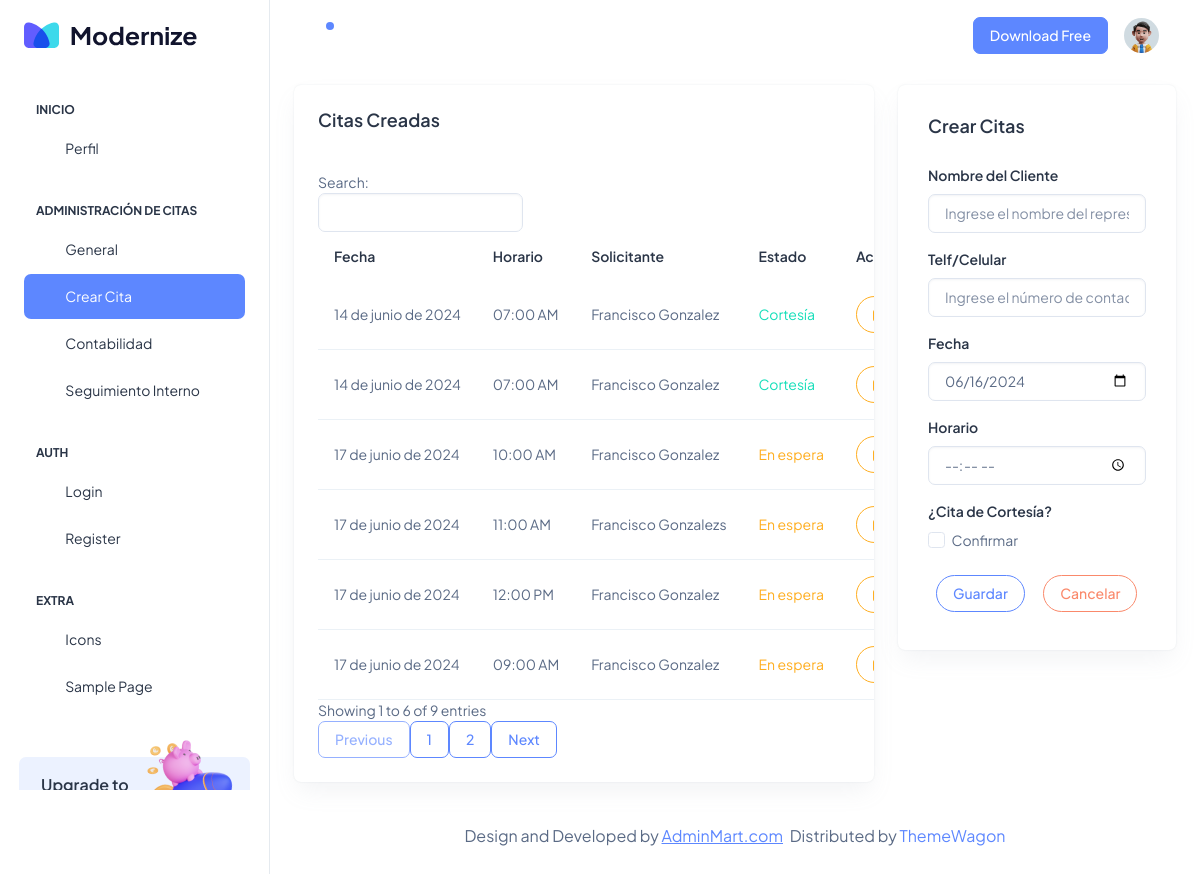
The app's page /adci_fechacitas/ (signed in) with its own data.
### Aplicaciones/Citas/models.py (models this page shows, shortened)
class CitaSol(models.Model):
    id=models.AutoField(primary_key=True)
    fech_da=models.DateField()
    time_da=models.TimeField()
    cort_da=models.BooleanField(default=False)
    nom_da=models.CharField(max_length=150)
    telf_da=models.CharField(max_length=10)
    est_da=models.BooleanField(default=False)

### Aplicaciones/Citas/views.py (the view)
# urls.py: path('adci_fechacitas/',views.adci_fechacitas),
@login_required
@custom_login_required
def adci_fechacitas (request):
    horariobdd=DiaHorario.objects.all()
    horabdd=HorasDia.objects.all()
    citabdd=CitaSol.objects.all()
    return render(request,'adci_fechacitas.html',{'horarios':horariobdd,'horas':horabdd,'citas':citabdd})

### Aplicaciones/Citas/templates/adci_fechacitas.html (shortened to what this page needs)
{% extends 'adci_plantilla.html' %}
{% block usci_contenido %}
<div class="col-lg-8">
  <div class="row">
    <div class="col-lg-12">
      <div class="card overflow-hidden">
        <div class="card-body p-4">
          <h5 class="card-title mb-9 fw-semibold">Citas Creadas</h5><br>
          <div class="row align-items-center">
            <table id="tbl_horarios" class="table text-nowrap mb-0 align-middle">
              <thead class="text-dark fs-4">
                <tr>
                  <th class="border-bottom-0">
                    <h6 class="fw-semibold mb-0">Fecha</h6>
                  </th>
                  <th class="border-bottom-0">
                    <h6 class="fw-semibold mb-0">Horario</h6>
                  </th>
                  <th class="border-bottom-0">
                    <h6 class="fw-semibold mb-0">Solicitante</h6>
                  </th>
                  <th class="border-bottom-0">
                    <h6 class="fw-semibold mb-0">Estado</h6>
                  </th>
                  <th class="border-bottom-0">
                    <h6 class="fw-semibold mb-0">Acción</h6>
                  </th>
                </tr>
              </thead>
              <tbody>
                {% for cita in citas %}
                  <tr>
                      <td>{{ cita.fech_da }}</td>
                      <td>
                          {% if cita.time_da.hour < 12 %}
                              {{ cita.time_da|time:"h:i" }} AM
                          {% else %}
                              {{ cita.time_da|time:"h:i" }} PM
                          {% endif %}
                      </td>
                      <td>{{cita.nom_da}}</td>
                      <td>
                        {% if cita.cort_da %}
                          <span class="text-success">Cortesía</span>
                        {% else %}
                          {% if cita.est_da %}
                            <span class="text-info">Realizados</span>
                          {% else %}
                            <span class="text-warning">En espera</span>
                          {% endif %}
                        {% endif %}
                      </td>
                      <td>
                        {% if cita.est_da %}
                        <span class="text-center">Sin Acciones</span>
                        {% else %}
                        <button type="button" class="btn btn-outline-warning rounded-pill" data-bs-toggle="modal" data-bs-target="#exampleModal"
                          data-id="{{ cita.id }}" data-diah="{{ cita.fech_da|date:'Y-m-d' }}" data-horario="{{ cita.time_da|time:'h:i' }}" data-nom="{{cita.nom_da}}" data-telf={{cita.telf_da}}
                          data-cortesia="{{cita.cort_da}}">
                        </button>
                        {% endif %}
                      </td>
                  </tr>
                  {% endfor %}
              </tbody>
            </table>
          </div>
        </div>
      </div>
    </div>
  </div>
</div>
<div class="col-lg-4 align-items-strech">
  <div class="card w-100">
    <div class="card-body">
      <div class="d-sm-flex d-block align-items-center justify-content-between mb-9">
        <div class="mb-3 mb-sm-0">
          <h5 class="card-title fw-semibold">Crear Citas</h5>
        </div>
      </div>
      <form action="/aggagenda_adci/" method="POST" id="vldt_dias">
        <div class="mb-3">
          <label for="nom_da" class="form-label">Nombre del Cliente</label>
          <input type="text" class="form-control" name="nom_da" id="nom_da" placeholder="Ingrese el nombre del representante">
        </div>
        <div class="mb-3">
          <label for="telf_da" class="form-label">Telf/Celular</label>
          <input type="text" class="form-control" name="telf_da" id="telf_da" placeholder="Ingrese el número de contacto">
        </div>
        <div class="mb-3">
          <label for="fech_da" class="form-label">Fecha</label>
          <input type="date" class="form-control" name="fech_da" id="fech_da" aria-describedby="dateHelp">
        </div>
        <div class="mb-3">
          <label for="time_da" class="form-label">Horario</label>
          <input type="time" class="form-control" name="time_da" id="time_da">
        </div>
        <label for="cort_da" class="form-label">¿Cita de Cortesía?</label>
        <div class="mb-3 form-check">
          <input type="checkbox" class="form-check-input" name="cort_da" id="cort_da">
          <label class="form-check-label" for="cort_da">Confirmar</label>
        </div>
        <button type="submit" class="btn btn-outline-primary rounded-pill m-2">Guardar</button>
        <button type="reset" name="button" class="btn btn-outline-danger rounded-pill m-2">Cancelar</button>
      </form>
    </div>
  </div>
</div>
          <br>
{% endblock %}

### records on screen
CitaSol: fech_da "17 de junio de 2024", time_da "10:00", nom_da "Francisco Gonzalez", cort_da "En espera"
CitaSol: fech_da "17 de junio de 2024", time_da "11:00", nom_da "Francisco Gonzalezs", cort_da "En espera"
CitaSol: fech_da "17 de junio de 2024", time_da "12:00", nom_da "Francisco Gonzalez", cort_da "En espera"
CitaSol: fech_da "14 de junio de 2024", time_da "07:00", nom_da "Francisco Gonzalez", cort_da "Cortesía"
CitaSol: fech_da "17 de junio de 2024", time_da "09:00", nom_da "Francisco Gonzalez", cort_da "En espera"
CitaSol: fech_da "14 de junio de 2024", time_da "07:00", nom_da "Francisco Gonzalez", cort_da "Cortesía"
